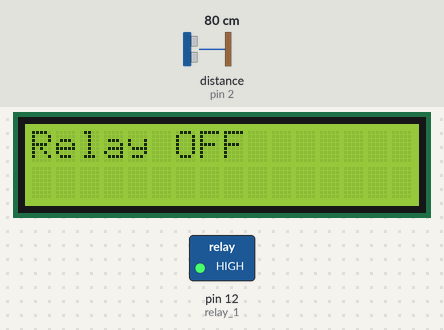
Bench run of a sketch on a simulated Arduino Uno, built with avr-gcc and run on an emulated ATmega328P. Shown: 16×2 character LCD, switched loads named in the sketch (green lamp = pin HIGH). Wiring (inferred from the names in the program): ultrasonic range finder: trigger pin 3; echo pin 2. The inputs (shaded band) are chosen by the test bench; at power-on: distance to the obstacle (sensor on pin 2) 80 cm. The echo pulse lasts 58.3 µs per cm; pins used as bus, display or sensor lines are not drawn.

Above: at 1.2 s.
1.3 s: distance to the obstacle (sensor on pin 2) set to 4 cm
At 1.9 s:
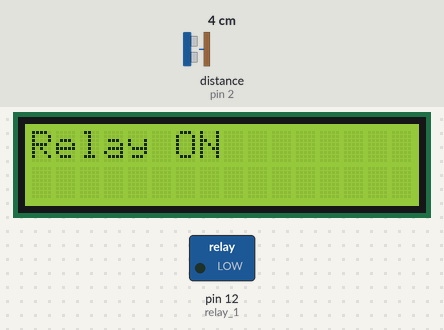
4.3 s: distance to the obstacle (sensor on pin 2) set to 2 cm
7.3 s: distance to the obstacle (sensor on pin 2) set to 9 cm
10.3 s: distance to the obstacle (sensor on pin 2) set to 60 cm
At 11.3 s:
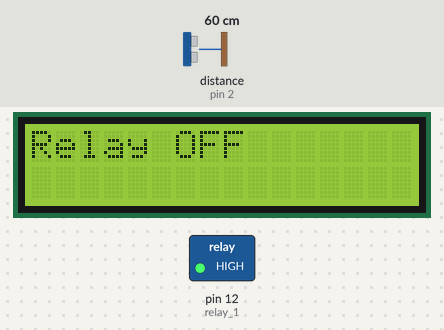
13.3 s: distance to the obstacle (sensor on pin 2) set to 18 cm
At 14.6 s:
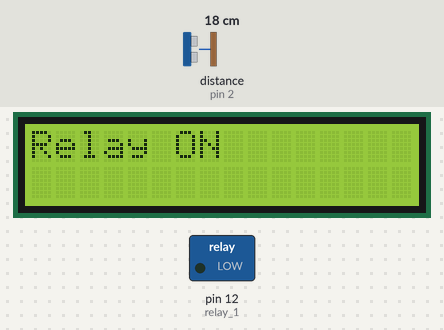
16.3 s: distance to the obstacle (sensor on pin 2) set to 120 cm
At 17.0 s:
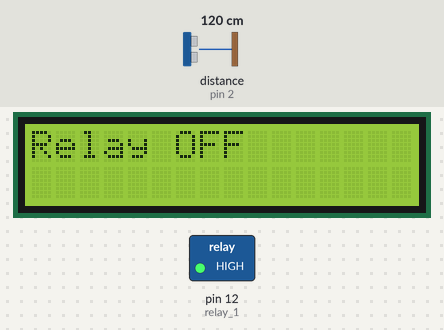
Timing chart, 0 to 19.3 s (numbered marks = the images above; inputs shaded):
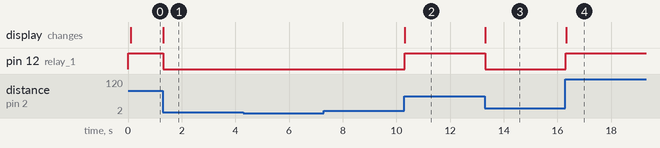

Measured:
- after the input at 1.3 s, pin 12 (relay_1): HIGH → LOW at once; the display: changes at once (image 1)
- after the input at 4.3 s, every drawn part: stays the same
- after the input at 7.3 s, every drawn part: stays the same
- after the input at 10.3 s, pin 12 (relay_1): LOW → HIGH at once; the display: changes at once (image 2)
- after the input at 13.3 s, pin 12 (relay_1): HIGH → LOW at once; the display: changes at once (image 3)
- after the input at 16.3 s, pin 12 (relay_1): LOW → HIGH at once; the display: changes at once (image 4)

The sketch:

sonar_distance.ino
```cpp
#include <Wire.h>
#include <LiquidCrystal_I2C.h>

LiquidCrystal_I2C lcd(0x27, 16, 2);

const int trigPin_for_sonar1 = 3;
const int echoPin_for_sonar1 = 2;
long duration1;
int distance1;
int relay_1 = 12;
void setup() {
  pinMode(trigPin_for_sonar1, OUTPUT);
  pinMode(echoPin_for_sonar1, INPUT);
  pinMode(relay_1, HIGH);

  //Serial.begin(9600);
  digitalWrite(relay_1, HIGH);
  lcd.init();
  lcd.backlight();
  lcd.setCursor(0, 0);
  lcd.print("Hello, world!");
}

void loop() {
  digitalWrite(trigPin_for_sonar1, LOW);
  delayMicroseconds(2);
  digitalWrite(trigPin_for_sonar1, HIGH);
  delayMicroseconds(10);
  digitalWrite(trigPin_for_sonar1, LOW);
  duration1 = pulseIn(echoPin_for_sonar1, HIGH);
  distance1 = duration1 * 0.034 / 2;

  if (distance1 < 50) {
    lcd.clear();
    lcd.setCursor(0, 0);
    lcd.print("Relay ON");
    digitalWrite(relay_1, LOW);

  }
  else {
    digitalWrite(relay_1, HIGH);
    lcd.clear();
    lcd.setCursor(0, 0);
    lcd.print("Relay OFF");
  }
}
```
